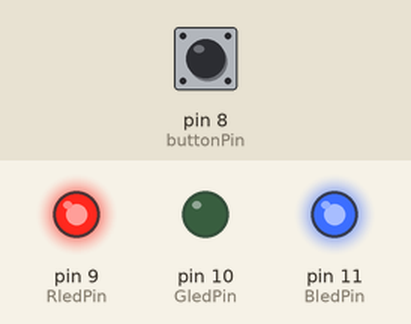
Recording of a sketch running on a simulated Arduino Uno, built with avr-gcc and run on an emulated ATmega328P. On the bench: output pins drawn as LEDs (lit = HIGH). The inputs (shaded band) are chosen by the test bench; at power-on: pin 8 (buttonPin) HIGH.

Above: at 1.2 s.
1.3 s: pin 8 (buttonPin) pulled LOW for 0.15 s
At 2.1 s:
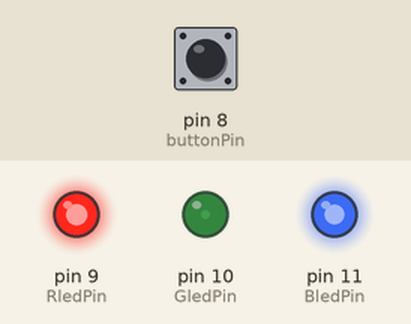
4.4 s: pin 8 (buttonPin) pulled LOW for 3.2 s
At 10.5 s:
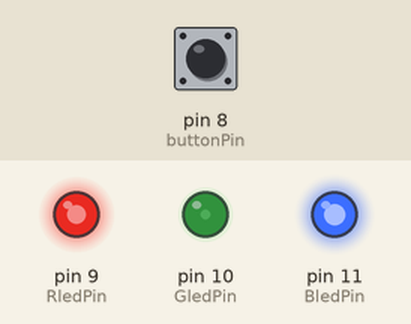
10.6 s: pin 8 (buttonPin) pulled LOW for 3.2 s
16.8 s: pin 8 (buttonPin) pulled LOW for 1 s
20.8 s: pin 8 (buttonPin) pulsed LOW 5 times (0.12 s each, 0.3 s apart)
At 22.8 s:
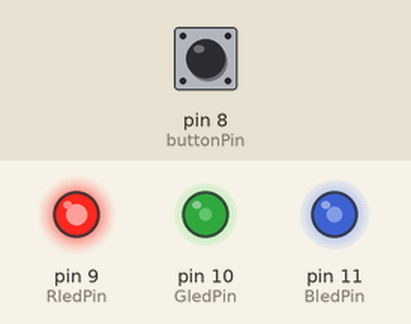
23.8 s: pin 8 (buttonPin) pulled LOW for 0.15 s
At 37.1 s:
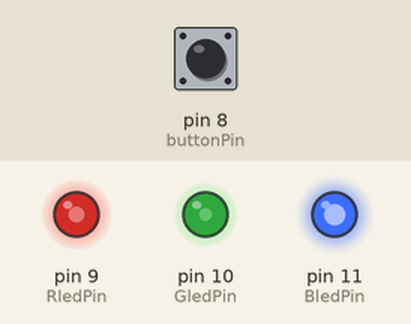
Timing chart, 0 to 38.3 s (numbered marks = the images above; inputs shaded):
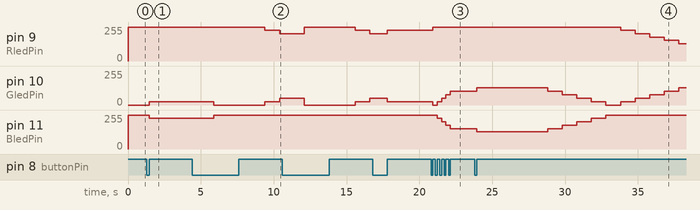

The sketch:

Pet_Project.ino
```cpp
const int buttonPin = 8;
const int RledPin = 9;
const int GledPin = 10;
const int BledPin = 11;

int mood = 10;
const int neutralMood = 10;
int buttonState = 0;
bool ButtonPressed = false;

unsigned long touchedTimer = 0;
unsigned long reducedTimer = 0;
const long unTouchInterval = 5000;
const long reducedInterval = 1000;

// too fast
int pressCount = 0;
unsigned long pressWindowStart = 0;
const unsigned long pressWindowDuration = 1000;

// reset
unsigned long buttonPressStart = 0;
const unsigned long longPressDuration = 1500;


void showLEDState(int m){
  int r = 0, g = 0, b = 0;

  if(m <= 10){
    float t = m / 10.0;
    r = (1.0 - t) * 255;
    g = t * 255;
    b = 0;
  } else {
    float t = (m - 10) / 10.0;
    r = 0;
    g = (1.0 - t) * 255;
    b = t * 255;
  }

  analogWrite(RledPin, 255 - r);
  analogWrite(GledPin, 255 - g);
  analogWrite(BledPin, 255 - b);
}

void setup() {
  pinMode(buttonPin, INPUT_PULLUP);
  pinMode(RledPin, OUTPUT);
  pinMode(GledPin, OUTPUT);
  pinMode(BledPin, OUTPUT);

  showLEDState(mood);
  touchedTimer = millis();
  reducedTimer = millis();
}

void loop() {

  showLEDState(mood);
  buttonState = digitalRead(buttonPin);

  unsigned long now = millis();


  if(buttonState == LOW && ButtonPressed == false){
    ButtonPressed = true;
    buttonPressStart = now;
    touchedTimer = now;


    if(pressCount == 0){
      pressWindowStart = now;
    }


    if(now - pressWindowStart > pressWindowDuration){
      pressCount = 0;
      pressWindowStart = now;
    }

    pressCount++;
  }


  if(ButtonPressed && buttonState == LOW){
    if(now - buttonPressStart >= longPressDuration){
      mood = neutralMood;
      pressCount = 0;
      showLEDState(mood);
      while(digitalRead(buttonPin) == LOW);
      delay(50);
      ButtonPressed = false;
      return;
    }
  }


  if(buttonState == HIGH && ButtonPressed == true){
    ButtonPressed = false;


    if(now - buttonPressStart < longPressDuration){

      if(pressCount >= 5){
        mood = 0;
        pressCount = 0;
      }
      else{

        mood++;
        if(mood > 20) mood = 20;
      }
    }
  }


  unsigned long currentTimer = millis();
  if(currentTimer - touchedTimer > unTouchInterval){
    if(currentTimer - reducedTimer > reducedInterval){
      mood--;
      if(mood < 0) mood = 0;
      reducedTimer = currentTimer;
    }
  }
}
```

Measured:
- after the input at 1.3 s, pin 10 (GledPin): 0/255 → 26/255 after 0.15 s; pin 11 (BledPin): 255/255 → 230/255 after 0.15 s
- after the input at 4.4 s, pin 11 (BledPin): 230/255 → 255/255 after 1.5 s instead of 1.9 s
- after the input at 20.8 s, pin 11 (BledPin): 255/255 → 230/255 after 0.42 s, → 204/255 0.30 s later, → 179/255 0.30 s later, → 153/255 0.30 s later
